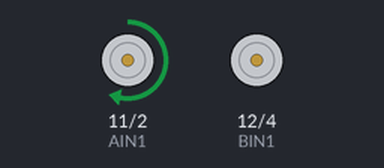
Recording of a sketch running on a simulated Arduino Uno, built with avr-gcc and run on an emulated ATmega328P. Parts: motor-driver pin pairs drawn as motors (green arrow = first pin HIGH = forward, orange = second pin HIGH = backward, longer = more drive, scaled by the enable pin). What the sketch prints to the serial monitor is not drawn.

Above: at 3.0 s.
At 5.0 s:
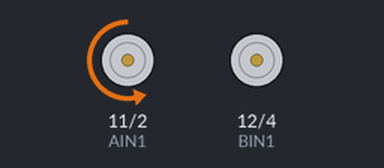
At 7.0 s:
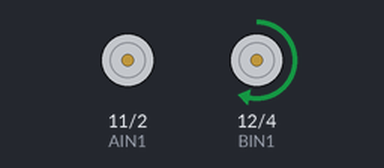
At 11.0 s:
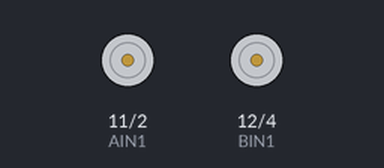
Timing chart, 0 to 15.1 s (numbered marks = the images above):
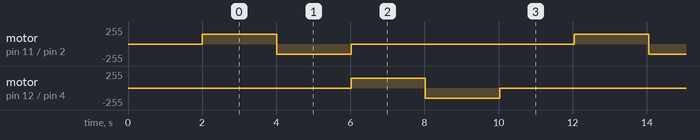

The sketch:

robot_test.ino
```cpp
// Motor A (Left) Pins
const int PWM_A = 3;
const int AIN1 = 11;
const int AIN2 = 2;

// Motor B (Right) Pins
const int PWM_B = 5;
const int BIN1 = 12;
const int BIN2 = 4;

// Encoder A (Left) Pins
const int ENC_A_1 = 8;
const int ENC_A_2 = 9;

// Encoder B (Right) Pins
const int ENC_B_1 = 6;
const int ENC_B_2 = 7;

// Variables to keep track of encoder counts
volatile long encoderACount = 0;
volatile long encoderBCount = 0;

// Interrupt Service Routines for Encoders
void isr_encoderA() {
  // Read the other pin to determine direction
  if (digitalRead(ENC_A_2) == HIGH) {
    encoderACount++;
  } else {
    encoderACount--;
  }
}

void isr_encoderB() {
  if (digitalRead(ENC_B_2) == HIGH) {
    encoderBCount++;
  } else {
    encoderBCount--;
  }
}

void setup() {
  // Start Serial Monitor
  Serial.begin(115200);

  // Note: If using an Arduino Uno/Nano, pins 0 and 1 are the USB Serial TX/RX pins!
  // Using them for Motor controls might conflict with the Serial Monitor.
  // If you are using a Raspberry Pi Pico using the Arduino IDE, pins 0 & 1 are fine.

  // Motor Pins Setup
  pinMode(PWM_A, OUTPUT);
  pinMode(AIN1, OUTPUT);
  pinMode(AIN2, OUTPUT);

  pinMode(PWM_B, OUTPUT);
  pinMode(BIN1, OUTPUT);
  pinMode(BIN2, OUTPUT);

  // Encoder Pins Setup
  pinMode(ENC_A_1, INPUT_PULLUP);
  pinMode(ENC_A_2, INPUT_PULLUP);
  pinMode(ENC_B_1, INPUT_PULLUP);
  pinMode(ENC_B_2, INPUT_PULLUP);

  // Attach interrupts for Encoders
  // Note: on Uno, standard interrupt pins are only 2 and 3.
  // On Pico/ESP32, all pins support interrupts.
  attachInterrupt(digitalPinToInterrupt(ENC_A_1), isr_encoderA, RISING);
  attachInterrupt(digitalPinToInterrupt(ENC_B_1), isr_encoderB, RISING);

  // NOTE FOR TB6612FNG:
  // Don't forget that the "STBY" (Standby) pin on the TB6612 driver
  // MUST be connected to 3.3V / 5V (or a digital pin set to HIGH) to work!

  Serial.println("Robot Motor and Encoder Test Starting...");
  delay(2000);
}

void loop() {
  Serial.println("=== TEST 1: Left Motor FORWARD ===");
  moveMotors(150, 0); // Only Left
  monitorEncoders(2000);

  Serial.println("=== TEST 2: Left Motor BACKWARD ===");
  moveMotors(-150, 0);
  monitorEncoders(2000);

  Serial.println("=== TEST 3: Right Motor FORWARD ===");
  moveMotors(0, 150); // Only Right
  monitorEncoders(2000);

  Serial.println("=== TEST 4: Right Motor BACKWARD ===");
  moveMotors(0, -150); // This is where the right motor fails for you.
  monitorEncoders(2000);

  Serial.println("=== STOPPING ===");
  moveMotors(0, 0);
  monitorEncoders(2000);
}

// Function to set Motor Speeds (-255 to 255)
void moveMotors(int speedLeft, int speedRight) {
  // Left Motor (Motor A)
  if (speedLeft > 0) {
    digitalWrite(AIN1, HIGH);
    digitalWrite(AIN2, LOW);
    analogWrite(PWM_A, speedLeft);
  } else if (speedLeft < 0) {
    digitalWrite(AIN1, LOW);
    digitalWrite(AIN2, HIGH);
    analogWrite(PWM_A, -speedLeft);
  } else {
    digitalWrite(AIN1, LOW);
    digitalWrite(AIN2, LOW);
    analogWrite(PWM_A, 0);
  }

  // Right Motor (Motor B)
  if (speedRight > 0) {
    digitalWrite(BIN1, HIGH);
    digitalWrite(BIN2, LOW);
    analogWrite(PWM_B, speedRight);
  } else if (speedRight < 0) {
    digitalWrite(BIN1, LOW);
    digitalWrite(BIN2, HIGH);
    analogWrite(PWM_B, -speedRight);
  } else {
    digitalWrite(BIN1, LOW);
    digitalWrite(BIN2, LOW);
    analogWrite(PWM_B, 0);
  }
}

// Function to print encoder counts to Serial Monitor for a set duration
void monitorEncoders(int durationMs) {
  long startTime = millis();
  while (millis() - startTime < durationMs) {
    Serial.print("Left Encoder: ");
    Serial.print(encoderACount);
    Serial.print(" | Right Encoder: ");
    Serial.println(encoderBCount);
    delay(100); // 10 readings per second
  }
}
```

Measured:
- by itself, motor on pin 11 (AIN1) / pin 2 (AIN2), motor on pin 12 (BIN1) / pin 4 (BIN2): repeats every 10.0 s: backward 150/255 2.0 s, stopped 6.0 s, forward 150/255 2.0 s
